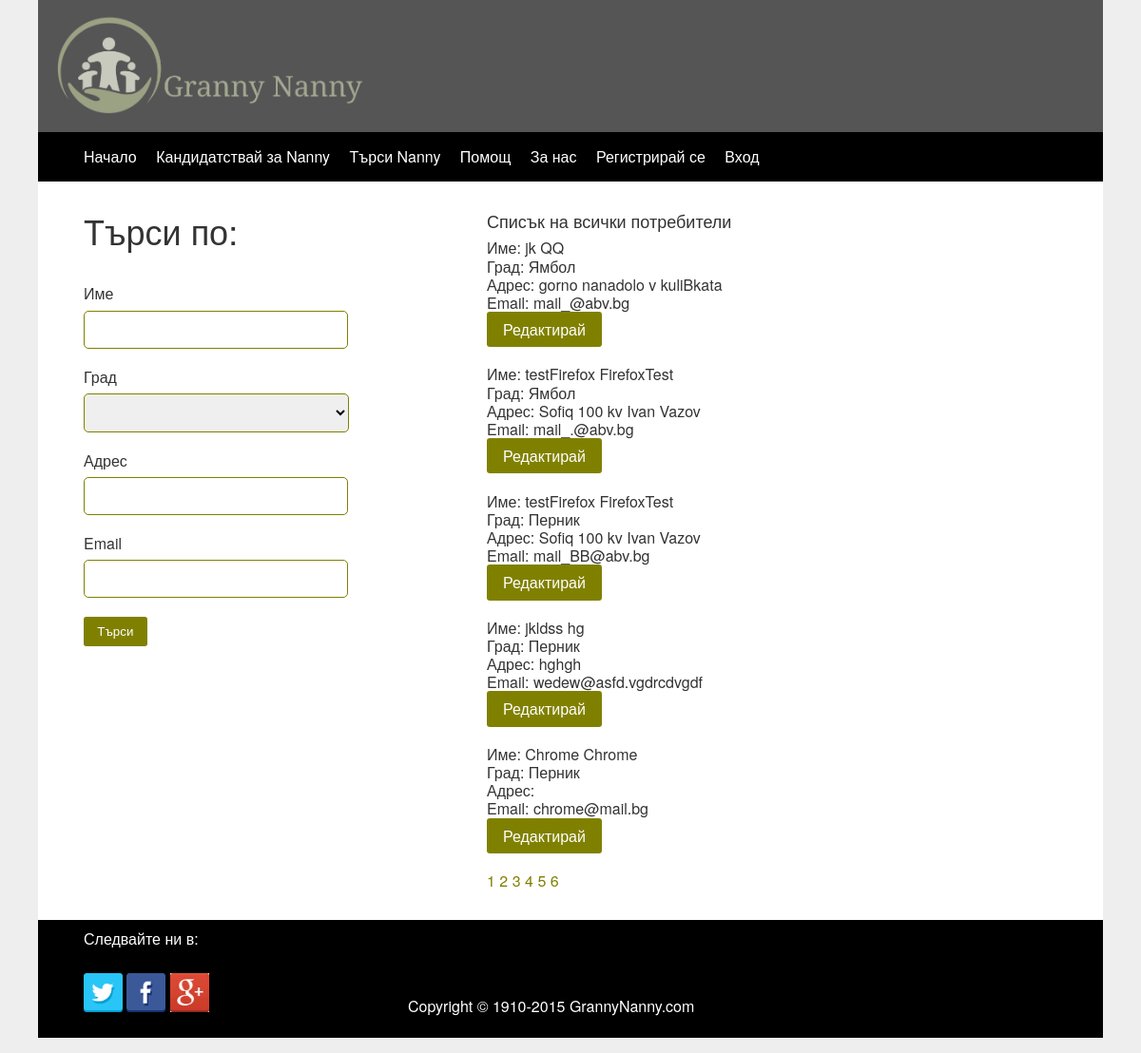
The app's page /search_one.php with its own data.
### tables this page shows
CREATE TABLE IF NOT EXISTS `parenuser` (
  `userID` int(11) NOT NULL,
  `firstname` varchar(255) NOT NULL,
  `lastname` varchar(255) NOT NULL,
  `email` varchar(255) NOT NULL,
  `city` varchar(255) NOT NULL,
  `address` varchar(255) NOT NULL,
  `pass` varchar(200) NOT NULL,
  `gender` varchar(255) NOT NULL,
  `pid` varchar(255) NOT NULL,
  `age` varchar(60) DEFAULT NULL,
  `workout` varchar(255) NOT NULL,
  `work_status` varchar(200) NOT NULL,
  `education` varchar(255) NOT NULL,
  `motivation` varchar(255) NOT NULL,
  `status` varchar(255) NOT NULL,
  `photoname` varchar(255) NOT NULL,
  `photo` varchar(255) NOT NULL,
  `tel` varchar(255) NOT NULL,
  `usernum` varchar(255) NOT NULL,
  `rating` varchar(255) NOT NULL,
  `average` varchar(255) NOT NULL
);

### lib/database.php (called while the page is built, shortened)
<?php
class DB {
	static $conn;
	public function __construct() {
		self::$conn = mysqli_connect(DB_HOST, DB_USER,
			DB_PASS, DB_NAME);
		mysqli_query(self::$conn, "SET NAMES utf8");
	}
	public function get_results($sql) {
		$result = mysqli_query(self::$conn, $sql);
		$return = array();
		while ($row = mysqli_fetch_object($result)) {
			$return[] = $row;
		}
		return $return;
	}
}

### user-search-allresults.php (the view, shortened to what this page needs)
<?php
require_once 'lib/database.php';
$db = new DB();
$per_page=5;
		if (isset($_GET['page'])) {
		$page = $_GET['page'];
		}else {
		$page=1;
		}
	$start_from = ($page-1) * $per_page;
	$select_user = "SELECT * FROM parenuser WHERE status='user' ";
		$users = $db->get_results($select_user);
		$total_records = count($users);
		$select_user .= " LIMIT $per_page offset $start_from";
			echo "<h4>"."Списък на всички потребители"."</h4>";
	if ($users = $db->get_results($select_user)) {
			foreach ($users as $key) {
				echo "<div>";
				echo 'Име: ' . $key->firstname . ' ' . $key->lastname;
				echo "</div>";
				echo "<div>";
				echo 'Град: ' . $key->city;
				echo "</div>";
				echo "<div>";
				echo 'Адрес: ' . $key->address;
				echo "</div>";
				echo "<div>";
				echo 'Email: ' . $key->email;
				echo "</div>";
					echo "<div >";
					echo "<a class='btn' href='edit_user.php?id=$key->userID'>Редактирай</a>";
					echo "</div>";
				echo "</div>";
				}
	}  	else if ( !($db->get_results($select_user))){
	echo "Няма намерени потребители";
}else {
		header("Location: error_booking.php");
	}
		$total_pages = ceil($total_records / $per_page);
			$url=$_SERVER['REQUEST_URI']."?&page=" ;
			for ($i=1; $i<=$total_pages; $i++) {
				echo "<a href=".$url.$i."> ".$i."</a> ";
		}
?>

### search_one.php (shortened to what this page needs)
<!DOCTYPE html>
<html lang="en">
<head>
	<link rel="stylesheet" href="assets/css/search_style.css">
</head>
	<body>
		<div class="container">
			<?php include 'includes/header.php';?>
			<div class="content">
				<?php include 'search_form_one.php';?>
			<div class="container">
				<?php include 'includes/footer.php';?>
			</div>
	</body>
</html>

### includes/header.php (shortened to what this page needs)
			<header>
			<link rel="stylesheet" href="assets/css/main_style.css">
				<div class="container">
					<a href="<?php if (isset($_SESSION['status']) && ($_SESSION['status']=='admin')) {
					echo "home.php";
					} else if (isset($_SESSION['status']) && ($_SESSION['status']=='nanny') || (isset($_SESSION['status']) && ($_SESSION['status']=='user'))) { echo "index.php"; } else {echo "index.php";} ?>"> <img id="logo" src="assets/img/Logo.png" alt="Logo"></a>
				</div>
			</div>
				<div class="container">
					<div class="nav-bar">
						<ul class="nav">
							<?php if (isset($_SESSION['status']) && ( $_SESSION['status'] == "admin")) {?>
								<li><a href="home.php">Начало</a></li><?php
}else if(isset($_SESSION['status']) && ($_SESSION['status'] == "nanny" || $_SESSION['status'] == "user" )){?>
	<li><a href="index.php">Начало</a><?php
} else {?><li><a href="index.php">Начало</a></li><?php }
?>
								<li><?php if (isset($_SESSION['status']) && ($_SESSION['status'] == "nanny" || $_SESSION['status'] == "user")) {
	if ($_SESSION['status'] == "nanny") {?><a  href='nanny_profil.php' >Профил</a><?php
} else if ($_SESSION['status'] == "user") {?><a  href='user.php' >Профил</a><?php
}
} else if (isset($_SESSION['status']) && ($_SESSION['status'] == "admin")) {?> <a  href='search.php'> Nannies</a><?php
} else {?><a  href='apply_for_nanny.php'>Кандидатствай за Nanny</a><?php }
?></li>
								<li><?php if (isset($_SESSION['status']) && ($_SESSION['status'] == "nanny")) {?><a  href='nanny_calendar.php'>Календар</a><?php
} else if (isset($_SESSION['status']) && ($_SESSION['status'] == "admin")) {?> <a  href='search_one.php'> Потребители</a><?php
} else {?><a href="search.php">Търси Nanny</a><?php }
?></li>
							<?php if (isset($_SESSION['status']) && ($_SESSION['status'] == "admin")) {?>
							<?php
} else {?>
							<li><a href="help.php">Помощ</a></li>
							<li><a href="about_us.php">За нас</a></li>
							<?php }
?>
							<?php if (isset($_SESSION['status']) && ($_SESSION['status'] == "nanny" || $_SESSION['status'] == "user" || $_SESSION['status'] == "admin")) {?>
								<?php
} else {?><li><a href="registration.php">Регистрирай се</a></li><?php }
?>
								<li role="menuitem" class="menu"><?php if (isset($_SESSION["name"])) {?> <a  href='logout.php' value="izhof" >Изход</a><?php
} else {?><a  href='login.php' value="Вход" >Вход</a><?php }
?></li>
					</ul>
			</div>

### search_form_one.php (shortened to what this page needs)
<div id="search-result">
	<table>
		<tbody>
			<?php if (isset($_REQUEST['search-button'])) {
				require_once "user-search-result.php";
			}	else
				{
					require "user-search-allresults.php";
				}
				?>
<h1>Търси по:</h1><br>
Име
<form method="GET" id="search-user-form">
	<input type="text" name="firstname"></input>
	<label>Град</label>
	<select class="city" name="city">
		<option value=""></option>
		<option value="София">София</option>
	</select>
	<label>Адрес</label>
	<input type="text" name="address"></input>
	<label>Email</label>
	<input type="text" name="email"></input>
	<button class="btn" name="search-button">Търси</button>
</form>

### includes/footer.php
<footer>
<p class="social_text">Следвайте ни в:</p>
<a href="https://twitter.com/"><img class="social_media" title="Twitter" alt="Twitter" src="assets/img/twitter.png"/></a>
<a href="https://facebook.com"><img class="social_media" title="Facebook" alt="Facebook" src="assets/img/facebook.png"/></a>
<a href="https://plus.google.com/"><img class="social_media"  alt="GooglePlus" src="assets/img/google.png"/></a>
<?php
echo "<h3 class='copyright'>Copyright &copy; 1910-" . date("Y") . " GrannyNanny.com</h3>";
?>
<footer>

### assets/css/search_style.css (style rules this page uses)
select[class="city"] { width: 27.2%; }
#search-result { float: right; width: 600px; }
img { width: 40%; height: auto; }

### assets/css/main_style.css (style rules this page uses)
body { margin: 0; padding-bottom: 1em; color: #333; background-color: #eee ; font: 1em/1.2 "Helvetica Neue", Helvetica, Arial, Geneva, sans-serif; }
h1,h2,h3,h4,h5,h6 { margin: 0 0 .5em; font-weight: 500; line-height: 1.1; }
input { display:block; border:1px solid olive; border-radius:5px; width:25.5%; padding:10px; margin-top:8px; margin-bottom:20px; padding-left:5px; font-size:16px; font-family:raleway }
select { display:block; border:1px solid olive; border-radius:5px; width:27.1%; padding:10px; margin-top:8px; margin-bottom:20px; padding-left:5px; font-size:16px; font-family:raleway }
h1 { font-size: 2.25em; }
h3 { font-size: 1.375em; }
h4 { font-size: 1.125em; }
p { margin: 0 0 1.5em; line-height: 1.5; }
table { background-color: transparent; border-spacing: 0; border-collapse: collapse; }
.container { max-width: 70em; margin: 0 auto; }
header { color: #fff; background: #555; padding: 1em 1.25em; }
.nav-bar { background: #000; padding: 0; }
.content { overflow: hidden; padding: 1em 1.25em; background-color: #fff; }
.nav { margin: 0; padding: 0; list-style: none; }
.nav li { display: inline; margin: 0; }
.nav a { display: block; padding: .7em 1.25em; color: #fff; text-decoration: none; border-bottom: 1px solid gray; }
.nav a:link { color: white; }
a { color: olive;; }
a { text-decoration: none; }
.btn { color: #fff !important; background-color: olive;; border-color: #222; display: inline-block; padding: .5em 1em; margin-bottom: 0; font-weight: 400; line-height: 1.2; text-align: center; white-space: nowrap; vertical-align: middle; cursor: pointer; border: 1px solid transparent; border-radius: .2em; text-decoration: none; }
#logo { display:inline; width: 30%; }
@media (min-width: 55em) { .nav-bar { padding: 1em 3em; } }
@media (min-width: 55em) { .content { padding: 2em 3em; } }
@media (min-width: 55em) { .nav li { display: inline; margin: 0 1em 0 0; } }
@media (min-width: 55em) { .nav a { display: inline; padding: 0; border-bottom: 0; } }
.social_media { width:4%; height:4%; }
footer { padding: 0.5em 3em; background: #000 none repeat scroll 0% 0%; color: white; }
.copyright { margin: 20%; color: white; display: inline; font-size:100%; }

### records on screen
parenuser: firstname "jk", lastname "QQ", city "Ямбол", address "gorno nanadolo v kuliBkata", email "mail_@abv.bg"
parenuser: firstname "testFirefox", lastname "FirefoxTest", city "Ямбол", address "Sofiq 100 kv Ivan Vazov", email "mail_.@abv.bg"
parenuser: firstname "testFirefox", lastname "FirefoxTest", city "Перник", address "Sofiq 100 kv Ivan Vazov", email "mail_BB@abv.bg"
parenuser: firstname "jkldss", lastname "hg", city "Перник", address "hghgh", email "wedew@asfd.vgdrcdvgdf"
parenuser: firstname "Chrome", lastname "Chrome", city "Перник", email "chrome@mail.bg"
